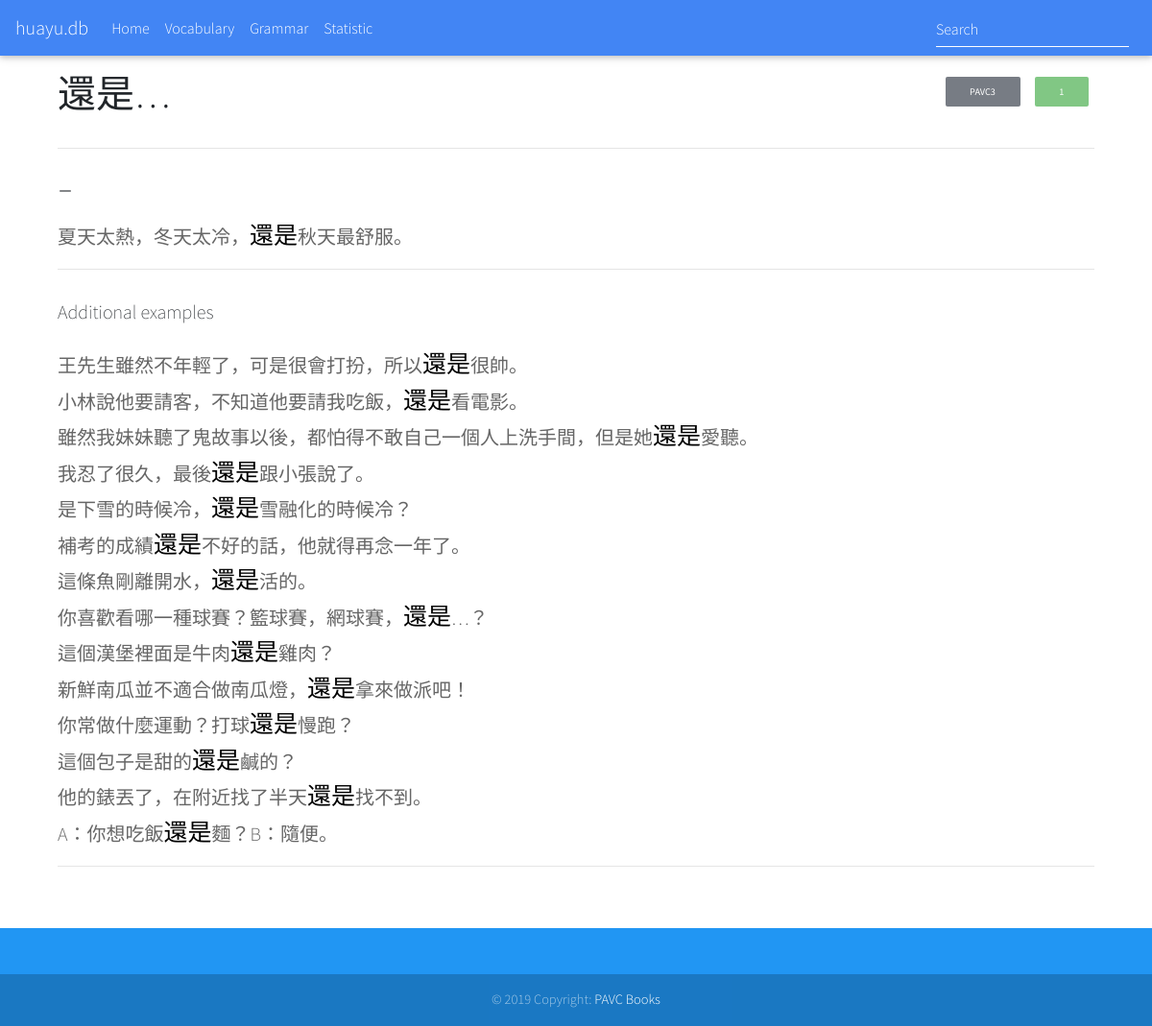
/get/grammar/6, run on the app's committed database.
### app/models.py (models this page shows, shortened)
class Grammar(db.Model):
    __tablename__ = 'tbl_grammar'
    id = db.Column(db.Integer, primary_key=True)
    grammar_pattern = db.Column(db.String(64))
    search_pattern = db.Column(db.String(64))
    short_description = db.Column(db.String(64))
    explanation = db.Column(db.String(4096))
    chapter_id = db.Column(db.Integer, db.ForeignKey('tbl_chapter.id'))
    example = db.relationship(
        'GrammarExample',
        secondary=asoc_grammar_example
    )
    @property
    def additional_examples(self):
        return get_more_grammar_examples(self.search_pattern)

class Book(db.Model):
    __tablename__ = 'tbl_book'
    id = db.Column(db.Integer, primary_key=True)
    name = db.Column(db.String(128))
    short_name = db.Column(db.String(32))
    chapters = db.relationship(
        'Chapter',
        backref='book',
        lazy='dynamic'
    )
    @property
    def color(self):
        return get_color_code(self.name)

class Chapter(db.Model):
    __tablename__ = 'tbl_chapter'
    id = db.Column(db.Integer, primary_key=True)
    number = db.Column(db.Integer)
    name = db.Column(db.String(128))
    book_id = db.Column(db.Integer, db.ForeignKey('tbl_book.id'))
    vocabulary = db.relationship(
        'Vocabulary',
        backref='chapter',
        lazy='dynamic'
    )
    grammar = db.relationship(
        'Grammar',
        backref='chapter',
        lazy='dynamic'
    )
    @property
    def color(self):
        return get_color_code(self.name)

class GrammarExample(db.Model):
    __tablename__ = 'tbl_grammar_example'
    id = db.Column(db.Integer, primary_key=True)
    example = db.Column(db.String(256))

class TranslationExample(db.Model):
    __tablename__ = 'tbl_translation_example'
    id = db.Column(db.Integer, primary_key=True)
    example = db.Column(db.String(256))

### app/routes.py (the view)
@app.route('/get/grammar/<grammar_id>')
def get_grammar(grammar_id):
    grammar = Grammar.query \
        .filter_by(id=grammar_id) \
        .first_or_404()
    if grammar is None:
        return redirect(url_for('index'))
    return render_template('get_grammar.html',
        title='Get Grammar',
        grammar=grammar)

### app/models.py (called while the page is built)
def get_more_grammar_examples(search_pattern):
    all_examples = []
    examples = TranslationExample.query.filter(TranslationExample.example.like(search_pattern)).all()
    for e in examples:
        for f in e.example.split('|'):
            if re.match(search_pattern.replace('%','.*'), f) and f not in all_examples:
                all_examples.append(f)
    return all_examples

def get_color_code(input):
    color_codes_length = len(COLOR_CODES)
    checksum = hashlib.md5(input.encode('utf-8')).hexdigest()
    random = re.sub(r'[^0-9]', '', checksum)
    index = int(random) % color_codes_length
    return COLOR_CODES[index]

### app/routes.py (called while the page is built)
@app.context_processor
def inject_now():
    return {'now': datetime.utcnow()}

### app/templates/get_grammar.html (shortened to what this page needs)
{% extends "base.html" %}
{% block content %}
<div class="container">
    <div class="row">
        <div class="col mt-3">
            <div class="float-left">
                <h1 id="hanzi">{{ grammar.grammar_pattern }}</h1>
            </div>
            <div class="float-right">
                <a class="btn btn-sm z-depth-0 white-text {{ grammar.chapter.book.color }}"
                    href="{{ url_for('grammar_by_book', book_id=grammar.chapter.book.id) }}">
                    {{ grammar.chapter.book.short_name }}
                </a>
                <a class="btn btn-sm z-depth-0 white-text {{ grammar.chapter.color }}"
                    href="{{ url_for('chapter', chapter_id=grammar.chapter.id) }}">
                    {{ grammar.chapter.number }}
                </a>
            </div>
        </div>
    </div>
    <hr>
</div>
<div class="container">
    <div class="row">
        <div class="col mt-3">
            <p>{{ grammar.explanation }}</p>
            {% for e in grammar.example %}
            <p class="example">{{ e.example }}<p>
            {% endfor %}
            <hr>
            <h5 class="font-weight-lighter pt-3 pb-3">Additional examples</h5>
            {% for e in grammar.additional_examples %}
            <span class="example">{{ e }}</span>
            <br>
            {% endfor %}
            <hr>
        </div>
    </div>
</div>
{% endblock %}

### app/templates/base.html (shortened to what this page needs)
<!DOCTYPE html>
<html lang="en">
<head>
    <link rel="stylesheet" href="https://use.fontawesome.com/releases/v5.8.2/css/all.css">
    <link href="{{ url_for('static', filename='bootstrap.min.css') }}" rel="stylesheet">
    <link href="{{ url_for('static', filename='mdb.min.css') }}" rel="stylesheet">
    <link href="{{ url_for('static', filename='style.css') }}" rel="stylesheet">
</head>
<body>
    <header>
<nav class="navbar navbar-expand-lg navbar-dark primary-color">
        <a class="navbar-brand" href="{{ url_for('index') }}">huayu.db</a>
        <div class="collapse navbar-collapse" id="basicExampleNav">
                <ul class="navbar-nav mr-auto">
                    <li class="nav-item">
                        <a class="nav-link" href="{{ url_for('index') }}">Home</a>
                    </li>
                    <li class="nav-item">
                        <a class="nav-link" href="{{ url_for('vocabulary') }}">Vocabulary</a>
                    </li>
                    <li class="nav-item">
                        <a class="nav-link" href="{{ url_for('grammar') }}">Grammar</a>
                    </li>
                    <li class="nav-item">
                        <a class="nav-link" href="{{ url_for('statistic') }}">Statistic</a>
                    </li>
                </ul>
                <form class="form-inline" action="{{ url_for('search') }}">
                    <div class="md-form my-0">
                        <input class="form-control mr-sm-2" type="text" placeholder="Search" aria-label="Search" name="q">
                    </div>
                </form>
            </div>
        </nav>
    </header>
    <div class="container mb-10">
        <div class="row">
            <div class="col-md-12">
                {% block content %}
                {% endblock %}
            </div>
        </div>
    </div>
    <footer class="page-footer font-small blue pt-5 mt-5">
        <div class="footer-copyright text-center py-3">© 2019 Copyright:
            <a href="https://svenborer.ch"> PAVC Books</a>
        </div>
    </footer>
</body>
</html>

### app/static/style.css (style rules this page uses)
* { font-family: 'Source Sans Pro', 'Noto Sans TC', sans-serif; }
h1 { font-size: 40px; }
.example { color: #666666; font-size: 20px; }

### data on the page
Grammar: grammar_pattern "還是…", explanation "－"
Book: chapter.book.short_name "PAVC3"
Chapter: chapter.number "1"
GrammarExample: example "夏天太熱，冬天太冷，"
TranslationExample: example "王先生雖然不年輕了，可是很會打扮，所以"
TranslationExample: example "小林說他要請客，不知道他要請我吃飯，"
TranslationExample: example "雖然我妹妹聽了鬼故事以後，都怕得不敢自己一個人上洗手間，但是她"
TranslationExample: example "我忍了很久，最後"
TranslationExample: example "是下雪的時候冷，"
TranslationExample: example "補考的成績"
TranslationExample: example "這條魚剛離開水，"
TranslationExample: example "你喜歡看哪一種球賽？籃球賽，網球賽，"
TranslationExample: example "這個漢堡裡面是牛肉"
TranslationExample: example "新鮮南瓜並不適合做南瓜燈，"
TranslationExample: example "你常做什麼運動？打球"
TranslationExample: example "這個包子是甜的"
TranslationExample: example "他的錶丟了，在附近找了半天"
TranslationExample: example "A：你想吃飯"
